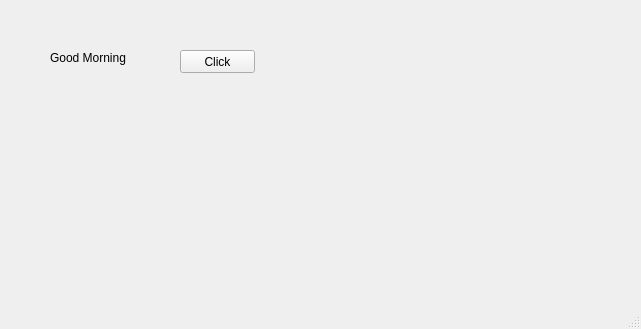
<?xml version="1.0" encoding="UTF-8"?>
<ui version="4.0">
 <class>MainWindow</class>
 <widget class="QMainWindow" name="MainWindow">
  <property name="geometry">
   <rect>
    <x>0</x>
    <y>0</y>
    <width>641</width>
    <height>329</height>
   </rect>
  </property>
  <property name="windowTitle">
   <string>MainWindow</string>
  </property>
  <widget class="QWidget" name="centralwidget">
   <widget class="QLabel" name="lbl">
    <property name="geometry">
     <rect>
      <x>50</x>
      <y>50</y>
      <width>101</width>
      <height>16</height>
     </rect>
    </property>
    <property name="text">
     <string>Good Morning</string>
    </property>
   </widget>
   <widget class="QPushButton" name="pb">
    <property name="geometry">
     <rect>
      <x>180</x>
      <y>50</y>
      <width>75</width>
      <height>23</height>
     </rect>
    </property>
    <property name="text">
     <string>Click</string>
    </property>
   </widget>
  </widget>
  <widget class="QMenuBar" name="menubar">
   <property name="geometry">
    <rect>
     <x>0</x>
     <y>0</y>
     <width>641</width>
     <height>21</height>
    </rect>
   </property>
  </widget>
  <widget class="QStatusBar" name="statusbar"/>
 </widget>
 <resources/>
 <connections/>
</ui>
